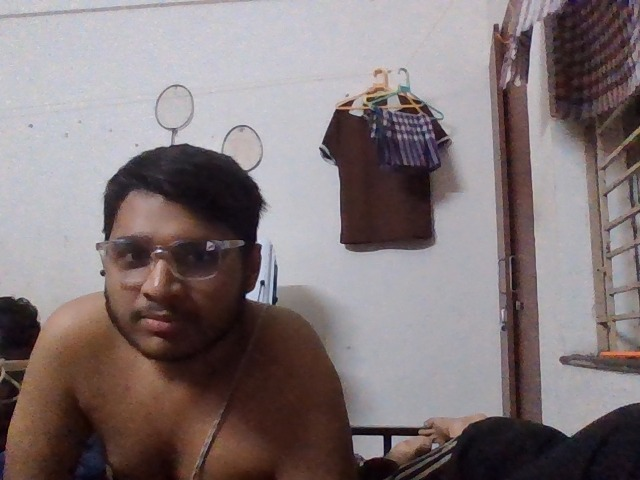
#> input picture backend/known_faces/Abhi.jpg, 640 x 480 px
$ python -i face_detector.py   (imports and definitions only)
#> lines starting #> are read from the running program, lines starting #| are printed output that depends on the picture
#> further down, picture is the input picture: shape (480, 640, 3); mean B, G, R 120.3, 118.7, 130.1
import os
import cv2
import numpy as np
import torch


def compute_iou(box1, box2):
    """
    Computes Intersection over Union (IoU) between two boxes [x, y, w, h].
    """
    x1_1, y1_1, w1, h1 = box1
    x2_1, y2_1 = x1_1 + w1, y1_1 + h1

    x1_2, y1_2, w2, h2 = box2
    x2_2, y2_2 = x1_2 + w2, y1_2 + h2

    xi1 = max(x1_1, x1_2)
    yi1 = max(y1_1, y1_2)
    xi2 = min(x2_1, x2_2)
    yi2 = min(y2_1, y2_2)

    inter_w = max(0, xi2 - xi1)
    inter_h = max(0, yi2 - yi1)
    inter_area = inter_w * inter_h

    box1_area = w1 * h1
    box2_area = w2 * h2
    union_area = box1_area + box2_area - inter_area

    if union_area <= 0:
        return 0.0
    return inter_area / union_area


def non_max_suppression(boxes, iou_threshold=0.35):
    """
    Suppresses duplicate overlapping bounding boxes on the same face,
    while preserving all distinct faces in crowd / group scenes.
    """
    if len(boxes) == 0:
        return []

    # Sort boxes by area descending
    boxes = sorted(boxes, key=lambda b: b[2] * b[3], reverse=True)
    kept = []

    for current_box in boxes:
        should_keep = True
        for kept_box in kept:
            iou = compute_iou(current_box, kept_box)
            if iou > iou_threshold:
                should_keep = False
                break
        if should_keep:
            kept.append(current_box)

    return kept


class FaceDetector:
    """
    High-capacity Multi-Face Detector for individual and classroom group attendance scans.
    Capable of detecting 20, 30, 50+ faces simultaneously across varying scales.
    """
    def __init__(self, target_size=(112, 112), min_face_size=(24, 24)):
        self.target_size = target_size
        self.min_face_size = min_face_size

        local_cascade_dir = os.path.join(os.path.dirname(__file__), "cascades")
        cv2_cascade_dir = getattr(cv2.data, 'haarcascades', '')
        search_dirs = [local_cascade_dir, cv2_cascade_dir]

        self.primary_cascade = self._load_cascade('haarcascade_frontalface_default.xml', search_dirs)
        self.alt_cascade = self._load_cascade('haarcascade_frontalface_alt2.xml', search_dirs)

    def _load_cascade(self, xml_name: str, search_dirs: list[str]) -> cv2.CascadeClassifier:
#> called with xml_name = 'haarcascade_frontalface_default.xml'
        for d in search_dirs:
            if not d:
                continue
            path = os.path.join(d, xml_name)
            if os.path.exists(path):
                cascade = cv2.CascadeClassifier(path)
                if not cascade.empty():
                    return cascade
        return cv2.CascadeClassifier()

    def detect_faces(self, image_bgr: np.ndarray, expand_margin: float = 0.15) -> list[dict]:
        """
        Detects ALL distinct real faces in BGR image without arbitrary count limits.
        Applies multi-scale cascade scanning and IoU Non-Maximum Suppression.
        Returns list of dicts:
            [{ 'box': (x, y, w, h), 'expanded_box': (x1, y1, w, h), 'crop_bgr': np.ndarray, 'det_confidence': float }, ...]
        """
#> called with expand_margin = 0.15
        if image_bgr is None or image_bgr.size == 0:
            return []

        h, w = image_bgr.shape[:2]
#> h = 480; w = 640
        gray = cv2.cvtColor(image_bgr, cv2.COLOR_BGR2GRAY)
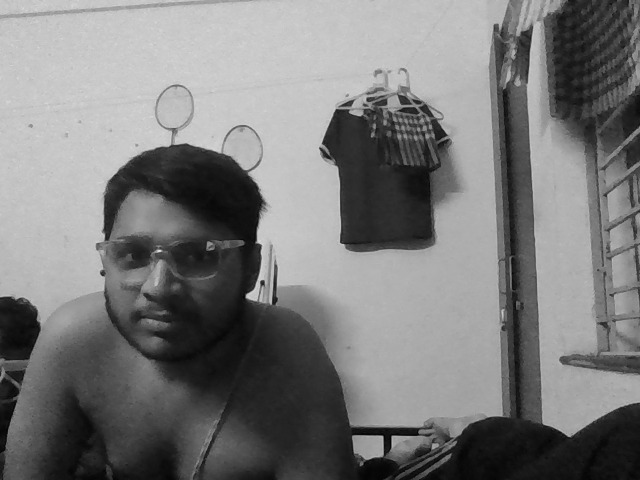
#> gray: shape (480, 640); min 2, max 228, mean 122.3

        # Adaptive histogram equalization for illumination invariance
        clahe = cv2.createCLAHE(clipLimit=2.0, tileGridSize=(8, 8))
        gray_eq = clahe.apply(gray)
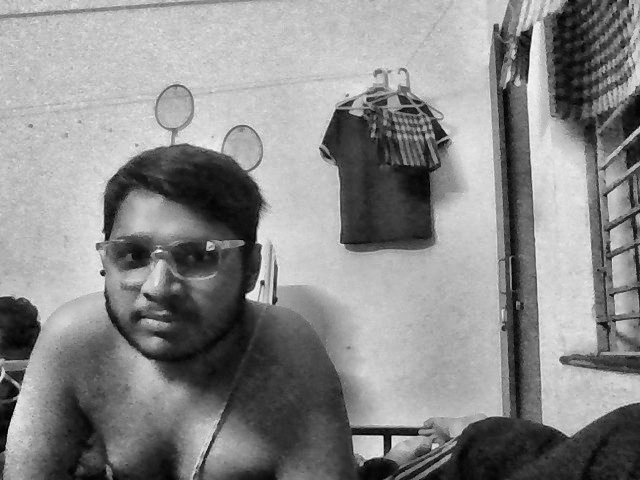
#> gray_eq: shape (480, 640); min 1, max 247, mean 138

        raw_boxes = []

        # 1. Primary cascade pass (high-sensitivity multi-scale)
        if self.primary_cascade and not self.primary_cascade.empty():
            faces = self.primary_cascade.detectMultiScale(
                gray_eq,
                scaleFactor=1.06,
                minNeighbors=3,
                minSize=self.min_face_size,
                flags=cv2.CASCADE_SCALE_IMAGE
            )
#> faces = [[76, 188, 176, 176]]
            for (x, y, fw, fh) in faces:
                raw_boxes.append((int(x), int(y), int(fw), int(fh)))
#> this loop made 1 pass
#> after the loop, raw_boxes = [(76, 188, 176, 176)]

        # 2. Alt cascade pass for angled / diverse facial orientations
        if self.alt_cascade and not self.alt_cascade.empty():
            faces_alt = self.alt_cascade.detectMultiScale(
                gray_eq,
                scaleFactor=1.08,
                minNeighbors=3,
                minSize=self.min_face_size,
                flags=cv2.CASCADE_SCALE_IMAGE
            )
#> faces_alt = [[78, 192, 168, 168]]
            for (x, y, fw, fh) in faces_alt:
                raw_boxes.append((int(x), int(y), int(fw), int(fh)))
#> this loop made 1 pass
#> after the loop, raw_boxes = [(76, 188, 176, 176), (78, 192, 168, 168)]

        # 3. If image itself is a tight cropped face profile
        if len(raw_boxes) == 0:
            aspect = w / max(1, h)
            if 0.55 <= aspect <= 1.5 and min(w, h) >= 40:
                raw_boxes.append((0, 0, w, h))

        if len(raw_boxes) == 0:
            return []

        # 4. Strict Non-Maximum Suppression to eliminate duplicates on the same person
        filtered_boxes = non_max_suppression(raw_boxes, iou_threshold=0.35)
#> the loop in non_max_suppression, `for current_box in boxes:` made 2 passes
#> after the loop in non_max_suppression, `for current_box in boxes:`: kept = [(76, 188, 176, 176)]
#> filtered_boxes = [(76, 188, 176, 176)]

        # Sort spatial positions: top-to-bottom, left-to-right
        filtered_boxes = sorted(filtered_boxes, key=lambda b: (b[1] // 50, b[0]))

        detected = []
        for (x, y, fw, fh) in filtered_boxes:
            mx = int(fw * expand_margin)
            my = int(fh * expand_margin)

            x1 = max(0, x - mx)
            y1 = max(0, y - my)
            x2 = min(w, x + fw + mx)
            y2 = min(h, y + fh + my)

            crop = image_bgr[y1:y2, x1:x2]
            if crop.size == 0 or crop.shape[0] < 16 or crop.shape[1] < 16:
                continue

            detected.append({
                'box': (int(x), int(y), int(fw), int(fh)),
                'expanded_box': (int(x1), int(y1), int(x2 - x1), int(y2 - y1)),
                'crop_bgr': crop,
                'det_confidence': 0.96
            })
#> this loop made 1 pass
#> (x, y, fw, fh, mx, my, x1, y1) on pass 1: (76, 188, 176, 176, 26, 26, 50, 162)
#> pass 1, in detect_faces, `crop = image_bgr[y1:y2, x1:x2]`:
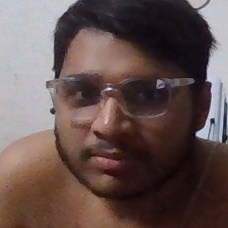
#> crop: shape (228, 228, 3); mean B, G, R 79.5, 81.8, 100.2
#> after the loop, detected = 1 item

        return detected

    # [47 lines left out: functions get_primary_face, preprocess_face, preprocess_batch_faces, not called in this run]

>>> import cv2
>>> picture = cv2.imread('../../known_faces/Abhi.jpg')
>>> result = FaceDetector().detect_faces(picture)
#> result = 1 item

$ run again, on backend/known_faces/Alice_Jhonson.jpg
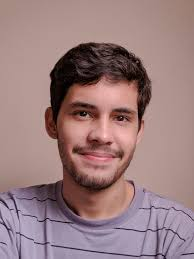
#> input picture backend/known_faces/Alice_Jhonson.jpg, 194 x 259 px
#> picture is the input picture: shape (259, 194, 3); mean B, G, R 126.6, 125.3, 154
#> in detect_faces, `gray_eq = clahe.apply(gray)`:
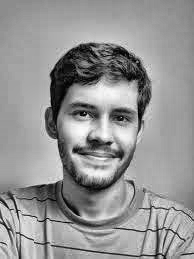
#> gray_eq: shape (259, 194); min 1, max 252, mean 148.3
#> faces = [[47, 73, 110, 110]]
#> the loop in detect_faces, `for (x, y, fw, fh) in faces:` made 1 pass
#> after the loop in detect_faces, `for (x, y, fw, fh) in faces:`: raw_boxes = [(47, 73, 110, 110)]
#> faces_alt = [[52, 76, 102, 102]]
#> the loop in detect_faces, `for (x, y, fw, fh) in faces_alt:` made 1 pass
#> after the loop in detect_faces, `for (x, y, fw, fh) in faces_alt:`: raw_boxes = [(47, 73, 110, 110), (52, 76, 102, 102)]
#> the loop in non_max_suppression, `for current_box in boxes:` made 2 passes
#> after the loop in non_max_suppression, `for current_box in boxes:`: kept = [(47, 73, 110, 110)]
#> the loop in detect_faces, `for (x, y, fw, fh) in filtered_boxes:` made 1 pass
#> (x, y, fw, fh, mx, my, x1, y1) on pass 1: (47, 73, 110, 110, 16, 16, 31, 57)
#> pass 1, in detect_faces, `crop = image_bgr[y1:y2, x1:x2]`:
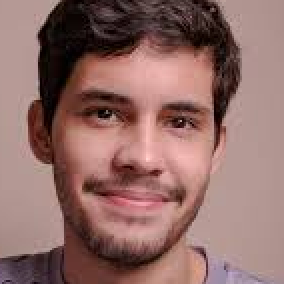
#> crop: shape (142, 142, 3) (shown 2 times larger); mean B, G, R 103.4, 108, 144.3
#> after the loop in detect_faces, `for (x, y, fw, fh) in filtered_boxes:`: detected = 1 item

$ run again, on backend/known_faces/Ankit.jpg
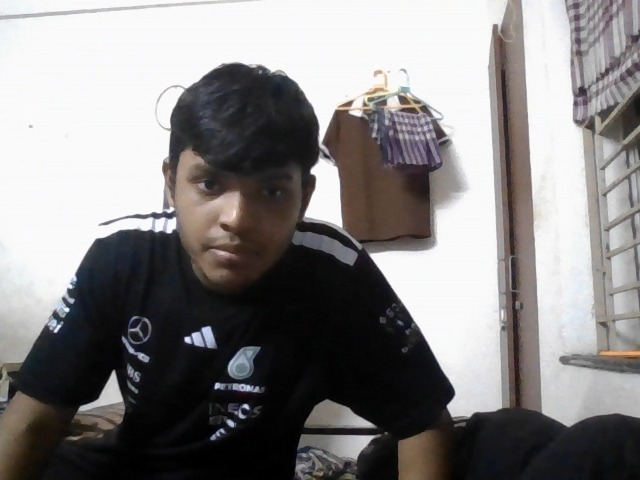
#> input picture backend/known_faces/Ankit.jpg, 640 x 480 px
#> picture is the input picture: shape (480, 640, 3); mean B, G, R 132.2, 132.2, 134.6
#> in detect_faces, `gray_eq = clahe.apply(gray)`:
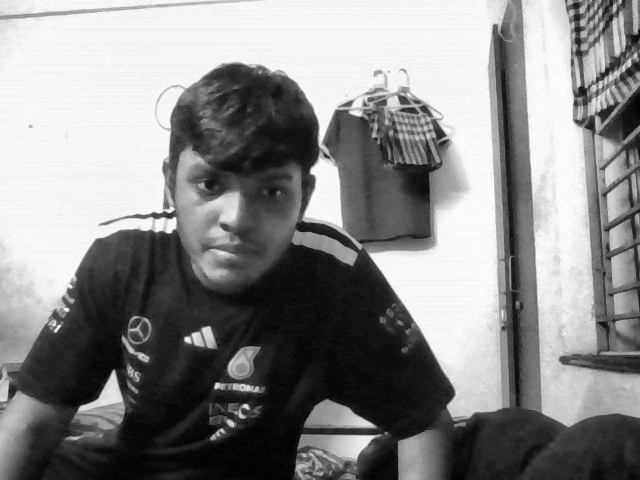
#> gray_eq: shape (480, 640); min 1, max 255, mean 136.6
#> faces = [[156, 131, 154, 154]]
#> the loop in detect_faces, `for (x, y, fw, fh) in faces:` made 1 pass
#> after the loop in detect_faces, `for (x, y, fw, fh) in faces:`: raw_boxes = [(156, 131, 154, 154)]
#> faces_alt = [[158, 132, 156, 156]]
#> the loop in detect_faces, `for (x, y, fw, fh) in faces_alt:` made 1 pass
#> after the loop in detect_faces, `for (x, y, fw, fh) in faces_alt:`: raw_boxes = [(156, 131, 154, 154), (158, 132, 156, 156)]
#> boxes = [(158, 132, 156, 156), (156, 131, 154, 154)]
#> the loop in non_max_suppression, `for current_box in boxes:` made 2 passes
#> after the loop in non_max_suppression, `for current_box in boxes:`: kept = [(158, 132, 156, 156)]
#> the loop in detect_faces, `for (x, y, fw, fh) in filtered_boxes:` made 1 pass
#> (x, y, fw, fh, mx, my, x1, y1) on pass 1: (158, 132, 156, 156, 23, 23, 135, 109)
#> pass 1, in detect_faces, `crop = image_bgr[y1:y2, x1:x2]`:
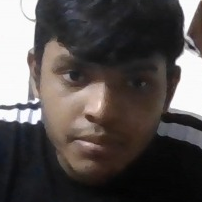
#> crop: shape (202, 202, 3); mean B, G, R 77.3, 78.7, 84.4
#> after the loop in detect_faces, `for (x, y, fw, fh) in filtered_boxes:`: detected = 1 item

$ run again, on backend/known_faces/Ankur.jpg
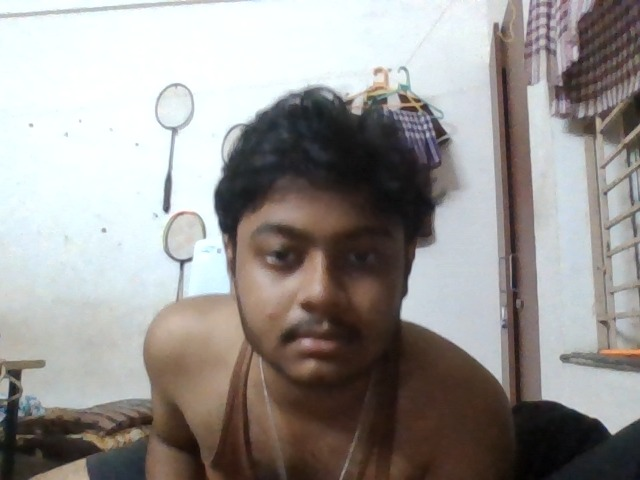
#> input picture backend/known_faces/Ankur.jpg, 640 x 480 px
#> picture is the input picture: shape (480, 640, 3); mean B, G, R 146.8, 149.3, 152.9
#> in detect_faces, `gray_eq = clahe.apply(gray)`:
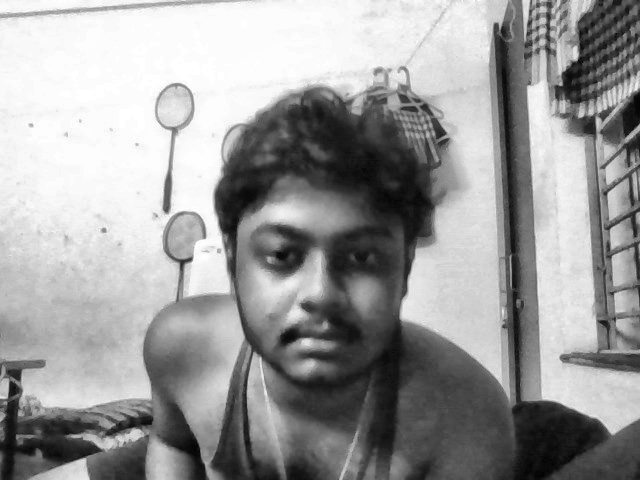
#> gray_eq: shape (480, 640); min 2, max 255, mean 155.4
#> faces = [[155, 92, 34, 34], [206, 166, 230, 230]]
#> the loop in detect_faces, `for (x, y, fw, fh) in faces:` made 2 passes
#> after the loop in detect_faces, `for (x, y, fw, fh) in faces:`: raw_boxes = [(155, 92, 34, 34), (206, 166, 230, 230)]
#> faces_alt = [[212, 172, 219, 219]]
#> the loop in detect_faces, `for (x, y, fw, fh) in faces_alt:` made 1 pass
#> after the loop in detect_faces, `for (x, y, fw, fh) in faces_alt:`: raw_boxes = [(155, 92, 34, 34), (206, 166, 230, 230), (212, 172, 219, 219)]
#> boxes = [(206, 166, 230, 230), (212, 172, 219, 219), (155, 92, 34, 34)]
#> the loop in non_max_suppression, `for current_box in boxes:` made 3 passes
#> after the loop in non_max_suppression, `for current_box in boxes:`: kept = [(206, 166, 230, 230), (155, 92, 34, 34)]
#> in detect_faces, `filtered_boxes = sorted(filtered_boxes, key=lambda b: (b[1] // 50, b[0..`: filtered_boxes = [(155, 92, 34, 34), (206, 166, 230, 230)]
#> the loop in detect_faces, `for (x, y, fw, fh) in filtered_boxes:` made 2 passes
#> (x, y, fw, fh, mx, my, x1, y1) on passes 1 to 2: (155, 92, 34, 34, 5, 5, 150, 87), (206, 166, 230, 230, 34, 34, 172, 132)
#> pass 2, in detect_faces, `crop = image_bgr[y1:y2, x1:x2]`:
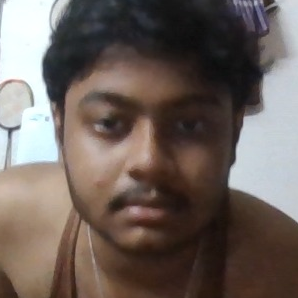
#> crop: shape (298, 298, 3); mean B, G, R 92.2, 98.1, 109.6
#> after the loop in detect_faces, `for (x, y, fw, fh) in filtered_boxes:`: detected = 2 items
